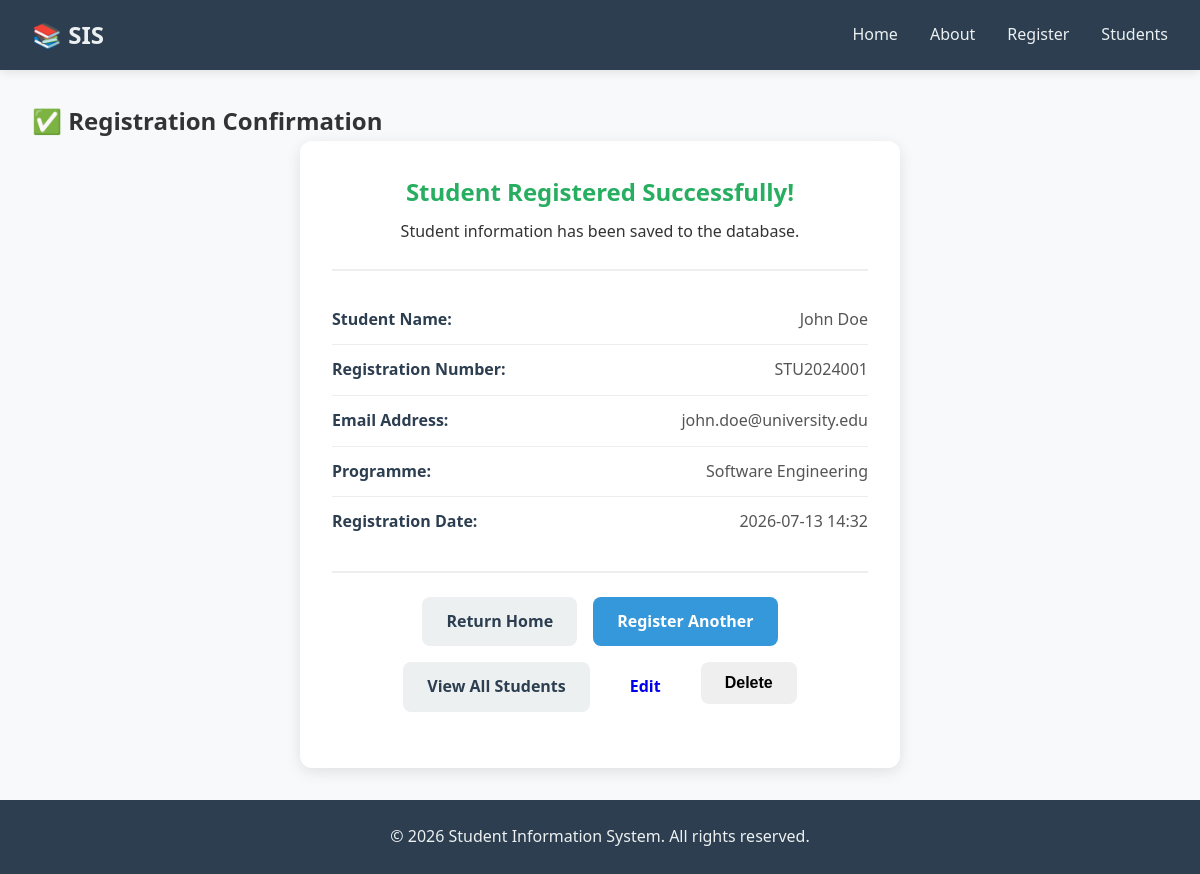
Screenshot of /student/John Doe with the database file from the repository.
### models.py (models this page shows, shortened)
class Student(db.Model):
    __tablename__ = 'students'
    id = db.Column(db.Integer, primary_key=True)
    student_name = db.Column(db.String(100), nullable=False)
    registration_number = db.Column(db.String(50), unique=True, nullable=False)
    email = db.Column(db.String(100), unique=True, nullable=False)
    programme = db.Column(db.String(100), nullable=False)
    registration_date = db.Column(db.DateTime, default=datetime.utcnow)
    is_active = db.Column(db.Boolean, default=True)

### app.py (the view)
@app.route('/student/<name>')
def student_profile(name):
    students = get_student_by_name(name)
    if students:
        return render_template('confirmation.html', student=students[0])
    else:
        flash('Student not found!', 'error')
        return redirect(url_for('register'))

### database.py (called while the page is built)
def get_student_by_name(name):
    return Student.query.filter(
        Student.student_name.contains(name),
        Student.is_active == True
    ).all()

### templates/confirmation.html (shortened to what this page needs)
{% extends "base.html" %}
{% block content %}
    <section class="confirmation-page">
        <h2>✅ Registration Confirmation</h2>
        <div class="confirmation-card">
            <div class="confirmation-header">
                <h3>Student Registered Successfully!</h3>
                <p>Student information has been saved to the database.</p>
            </div>
            <div class="student-details">
                <div class="detail-item">
                    <span class="detail-label">Student Name:</span>
                    <span class="detail-value">{{ student.student_name }}</span>
                </div>
                <div class="detail-item">
                    <span class="detail-label">Registration Number:</span>
                    <span class="detail-value">{{ student.registration_number }}</span>
                </div>
                <div class="detail-item">
                    <span class="detail-label">Email Address:</span>
                    <span class="detail-value">{{ student.email }}</span>
                </div>
                <div class="detail-item">
                    <span class="detail-label">Programme:</span>
                    <span class="detail-value">{{ student.programme }}</span>
                </div>
                <div class="detail-item">
                    <span class="detail-label">Registration Date:</span>
                    <span class="detail-value">{{ student.registration_date.strftime('%Y-%m-%d %H:%M') }}</span>
                </div>
            </div>
            <div class="confirmation-actions">
                <a href="{{ url_for('home') }}" class="btn btn-secondary">Return Home</a>
                <a href="{{ url_for('register') }}" class="btn btn-primary">Register Another</a>
                <a href="{{ url_for('students_list') }}" class="btn btn-secondary">View All Students</a>
                <a href="{{ url_for('edit_student', student_id=student.id) }}" class="btn btn-warning">Edit</a>
                <form action="{{ url_for('delete_student', student_id=student.id) }}" method="POST" style="display:inline;" onsubmit="return confirm('Are you sure you want to delete this student?');">
                    <button type="submit" class="btn btn-danger">Delete</button>
                </form>
            </div>
        </div>
    </section>
{% endblock %}

### static/style.css (style rules this page uses)
* { margin: 0; padding: 0; box-sizing: border-box; }
body { font-family: 'Segoe UI', Tahoma, Geneva, Verdana, sans-serif; line-height: 1.6; color: #333; background-color: #f8f9fa; min-height: 100vh; display: flex; flex-direction: column; }
.btn { display: inline-block; padding: 0.75rem 1.5rem; border: none; border-radius: 8px; font-size: 1rem; font-weight: 600; cursor: pointer; text-decoration: none; transition: background-color 0.3s ease, transform 0.2s ease; }
.btn-primary { background-color: #3498db; color: white; }
.btn-secondary { background-color: #ecf0f1; color: #2c3e50; }
.confirmation-card { background: white; padding: 2rem; border-radius: 12px; box-shadow: 0 4px 15px rgba(0, 0, 0, 0.1); max-width: 600px; margin: 0 auto; }
.confirmation-header { text-align: center; padding-bottom: 1.5rem; border-bottom: 2px solid #eee; margin-bottom: 1.5rem; }
.confirmation-header h3 { color: #27ae60; font-size: 1.5rem; margin-bottom: 0.5rem; }
.student-details { margin: 1.5rem 0; }
.detail-item { display: flex; justify-content: space-between; padding: 0.75rem 0; border-bottom: 1px solid #eee; }
.detail-item:last-child { border-bottom: none; }
.detail-label { font-weight: 600; color: #2c3e50; }
.detail-value { color: #555; }
.confirmation-actions { display: flex; gap: 1rem; justify-content: center; flex-wrap: wrap; margin: 1.5rem 0; padding-top: 1.5rem; border-top: 2px solid #eee; }

### rows the page displays
Student: student_name "John Doe", registration_number "STU2024001", email "john.doe@university.edu", programme "Software Engineering", registration_date "2026-07-13 14:32"
